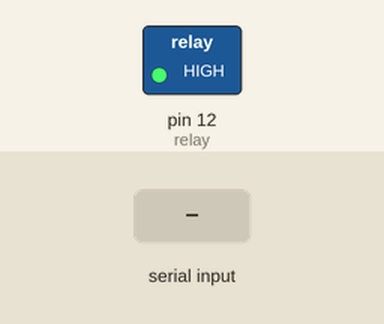
This sketch was run on a simulated Arduino Uno, built with avr-gcc and run on an emulated ATmega328P. Parts: switched loads named in the sketch (green lamp = pin HIGH). The test bench sets the inputs (shaded band).

Above: at 1.2 s.
1.3 s: "0" received over Serial
At 2.2 s:
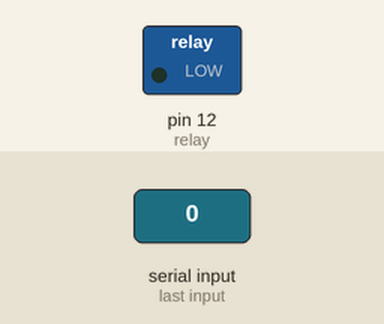
2.8 s: "1" received over Serial
At 3.3 s:
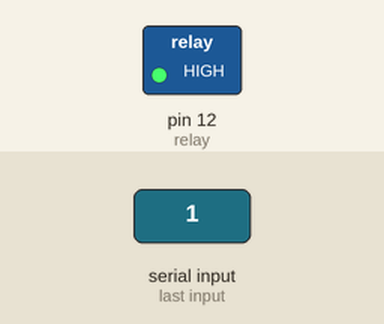
Timing chart, 0 to 5.8 s (numbered marks = the images above; inputs shaded):
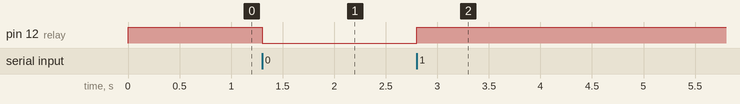

Measured:
- after the input at 1.3 s, pin 12 (relay): HIGH → LOW at once
- after the input at 2.8 s, pin 12 (relay): LOW → HIGH at once

The sketch:

relay_bluetooth.ino
```cpp
/* Turn an LED on/off based on a command send via BlueTooth
**
** Credit: The following example was used as a reference
** Rui Santos: http://randomnerdtutorials.wordpress.com
*/

int relay = 12; // use pin 12
int state = 0;
int flag = 0; // make sure that you return the state only once

void setup() {
  pinMode(relay, OUTPUT); // set output pin
  digitalWrite(relay, HIGH); //Change this depending on if you connect your relay NO or NC and whether you want the lights on or off when you turn on your arduino for the first time
  Serial.begin(9600); // Default connection rate for my BT module
}

void loop() {
  //if some data is sent, read it and save it in the state variable
  if(Serial.available() > 0){
    state = Serial.read();
    flag=0;
  }
  // if the state is 0 the led will turn off
  if (state == '0') {
    digitalWrite(relay, LOW);
    //Serial.println("off");
    if(flag == 0){
    flag = 1;
  }
}
  // if the state is 1 the led will turn on
  else if (state == '1') {
    digitalWrite(relay, HIGH);
    //Serial.println("on");
    if(flag == 0){
    flag = 1;
    }
  }
}
```
